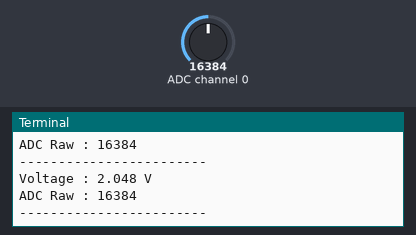
The program below on a simulated Raspberry Pi (BCM pin numbers). Shown: the last lines printed to the terminal. The test bench sets the inputs (shaded band); at power-on: ADC channel 0 = 16384 (analog values on the 0–32767 scale).

Above: at 1.2 s.
1.3 s: ADC channel 0 set to 22936
At 2.6 s:
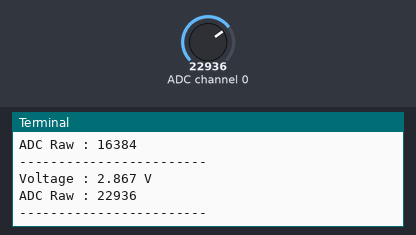
2.8 s: ADC channel 0 set to 28834
At 3.5 s:
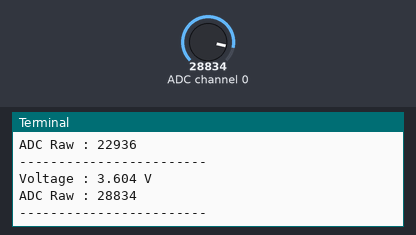
Timing chart, 0 to 5.8 s (numbered marks = the images above; inputs shaded):
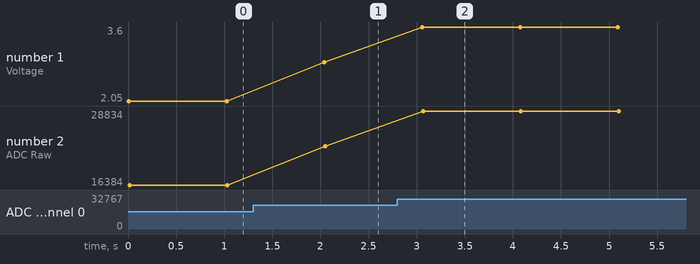

Measured:
- after the input at 1.3 s, the terminal: prints a new line after 0.74 s (image 1)
- after the input at 2.8 s, the terminal: prints a new line after 0.26 s (image 2)
- plotted number 1: 2.05 → 2.87 after the input at 1.3 s, 2.87 → 3.6 after the input at 2.8 s
- plotted number 2: 16384 → 22936 after the input at 1.3 s, 22936 → 28834 after the input at 2.8 s

The program:

moisture_test.py
```python
import time
import board
import busio

import adafruit_ads1x15.ads1115 as ADS
from adafruit_ads1x15.analog_in import AnalogIn

# Initialize I2C
i2c = busio.I2C(board.SCL, board.SDA)

# Initialize ADS1115
ads = ADS.ADS1115(i2c)

# Read channel A0
chan = AnalogIn(ads, 0)

print("Reading Moisture Sensor...\n")

while True:
    print(f"Voltage : {chan.voltage:.3f} V")
    print(f"ADC Raw : {chan.value}")
    print("------------------------")
    time.sleep(1)
```
